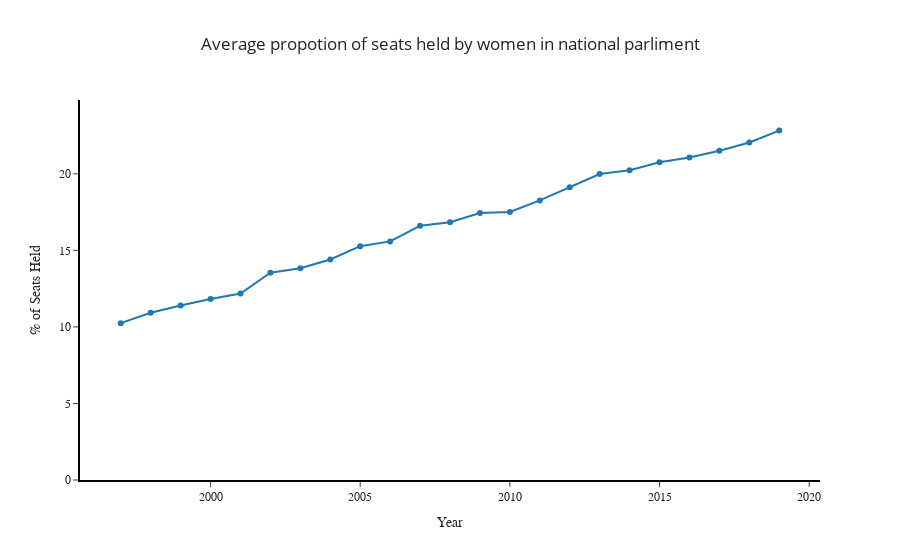

The notebook cell saved with this chart:
### Markdown cell above
### World level trend of seats Held in National Parliment by women

### Code cell
world_level = data.groupby(['Year'], as_index=False).agg({'Seats Held in National Parliment': 'mean'})  # Year aggregation
world_level = world_level[~world_level['Seats Held in National Parliment'].isnull()]  # Use only available values of proportion

# Annotation
x_annot, y_annot = world_level[world_level['Year'] == world_level['Year'].min()][['Year', 'Seats Held in National Parliment']].values.tolist()[0]

# Draw figure
fig = px.line(world_level,
              x='Year',
              y='Seats Held in National Parliment',
              template='simple_white',
              hover_name='Year',
              title='Average propotion of seats held by women in national parliment')

# Set custom hover message
fig.update_traces(mode="markers+lines",
                  hovertemplate="%{y:.2f} % of seats were held in %{x}")

fig.update_layout(xaxis=dict(title='Year',
                             linewidth=2,
                             linecolor='black'),
                  yaxis=dict(title='% of Seats Held',
                             range=[0, world_level['Seats Held in National Parliment'].max() + 2],
                             linewidth=2,
                             linecolor='black'),
                  title=dict(x=0.5)
                  )

fig.update_layout(
    font_family="Droid Serif",
    title_font_family="Open Sans",
    legend_title_font_color="green"
)

### Figure 1 — Plotly figure (JSON) as saved in the notebook; plotly's stock layout.template omitted (floating-point values rounded to 4 significant figures)
{"data": [{"hovertemplate": "%{y:.2f} % of seats were held in %{x}", "hovertext": ["1997", "1998", "1999", "2000", "2001", "2002", "2003", "2004", "2005", "2006", "2007", "2008", "2009", "2010", "2011", "2012", "2013", "2014", "2015", "2016", "2017", "2018", "2019"], "legendgroup": "", "line": {"color": "#1F77B4", "dash": "solid"}, "mode": "markers+lines", "name": "", "orientation": "v", "showlegend": false, "type": "scatter", "x": ["1997", "1998", "1999", "2000", "2001", "2002", "2003", "2004", "2005", "2006", "2007", "2008", "2009", "2010", "2011", "2012", "2013", "2014", "2015", "2016", "2017", "2018", "2019"], "xaxis": "x", "y": [10.24, 10.93, 11.39, 11.82, 12.18, 13.54, 13.83, 14.4, 15.27, 15.59, 16.6, 16.84, 17.44, 17.5, 18.26, 19.12, 19.99, 20.24, 20.76, 21.06, 21.51, 22.05, 22.82], "yaxis": "y"}], "layout": {"autosize": true, "font": {"family": "Droid Serif"}, "legend": {"title": {"font": {"color": "green"}}, "tracegroupgap": 0}, "title": {"font": {"family": "Open Sans"}, "text": "Average propotion of seats held by women in national parliment", "x": 0.5}, "xaxis": {"anchor": "y", "autorange": true, "domain": [0, 1], "linecolor": "black", "linewidth": 2, "range": [1996.0, 2020.0], "title": {"text": "Year"}, "type": "linear"}, "yaxis": {"anchor": "x", "domain": [0, 1], "linecolor": "black", "linewidth": 2, "range": [0, 24.82], "title": {"text": "% of Seats Held"}, "type": "linear"}}}
